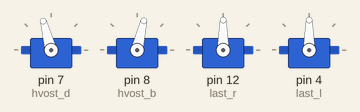
Simulated run of this sketch. Board: Arduino Uno, built with avr-gcc and run on an emulated ATmega328P. On the bench: 4 × servo.

Above: at 0.05 s.
At 0.55 s:
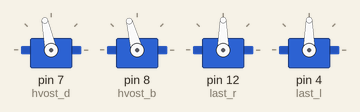
At 0.75 s:
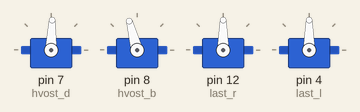
At 1.1 s:
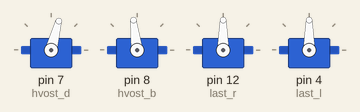
At 1.5 s:
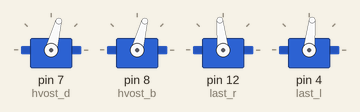
At 2.15 s:
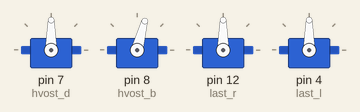
Timing chart, 0 to 5.4 s (numbered marks = the images above):
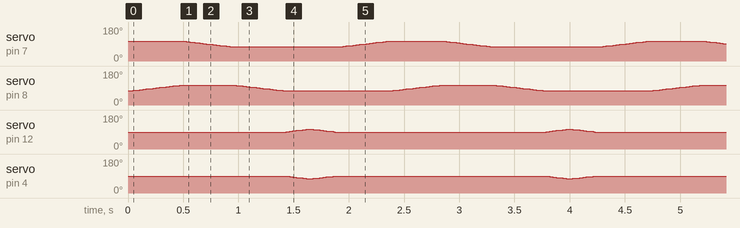

The sketch:

project_index_v.2.5.ino
```cpp
#include <Servo.h> // библиотека для серво

//--создаем объекты--//
Servo hvost_d; // первый сервопривод
Servo hvost_b; // второй сервопривод
Servo last_r; // серво для правого ласта
Servo last_l; // серво для левого ласта
//-------------------//

int i; // переменная для вращения хвоста


void setup() {
//--подключение серво к пинам--//
  hvost_d.attach(7);
  hvost_b.attach(8);
  last_r.attach(12);
  last_l.attach(4);
//-----------------------------//
  /* питание от внешнего блока питания */

  hvost_d.write(90 + 15);
  hvost_b.write(90 - 15);
  last_r.write(90);
  last_l.write(90);

}

void loop() {

  for (i = -15; i <= 15; i++) {
    delay(15);
    hvost_b.write(90 + i);
  }

   for (i = 15; i >= -15; i--) {
    delay(15);
    hvost_d.write(90 + i);
  }

   for (i = -15; i <= 15; i++) {
    delay(15);
    hvost_b.write(90 - i);
  }

  for (i = 0; i <= 15; i++) {
    last_r.write(90 + i);
    last_l.write(90 - i);
    delay(15);
  }

  for (i = 0; i <= 15; i++) {
    last_r.write(105 - i);
    last_l.write(75 + i);
    delay(15);
  }

   for (i = 15; i >= -15; i--) {
    delay(15);
    hvost_d.write(90 - i);
  }
}
```
